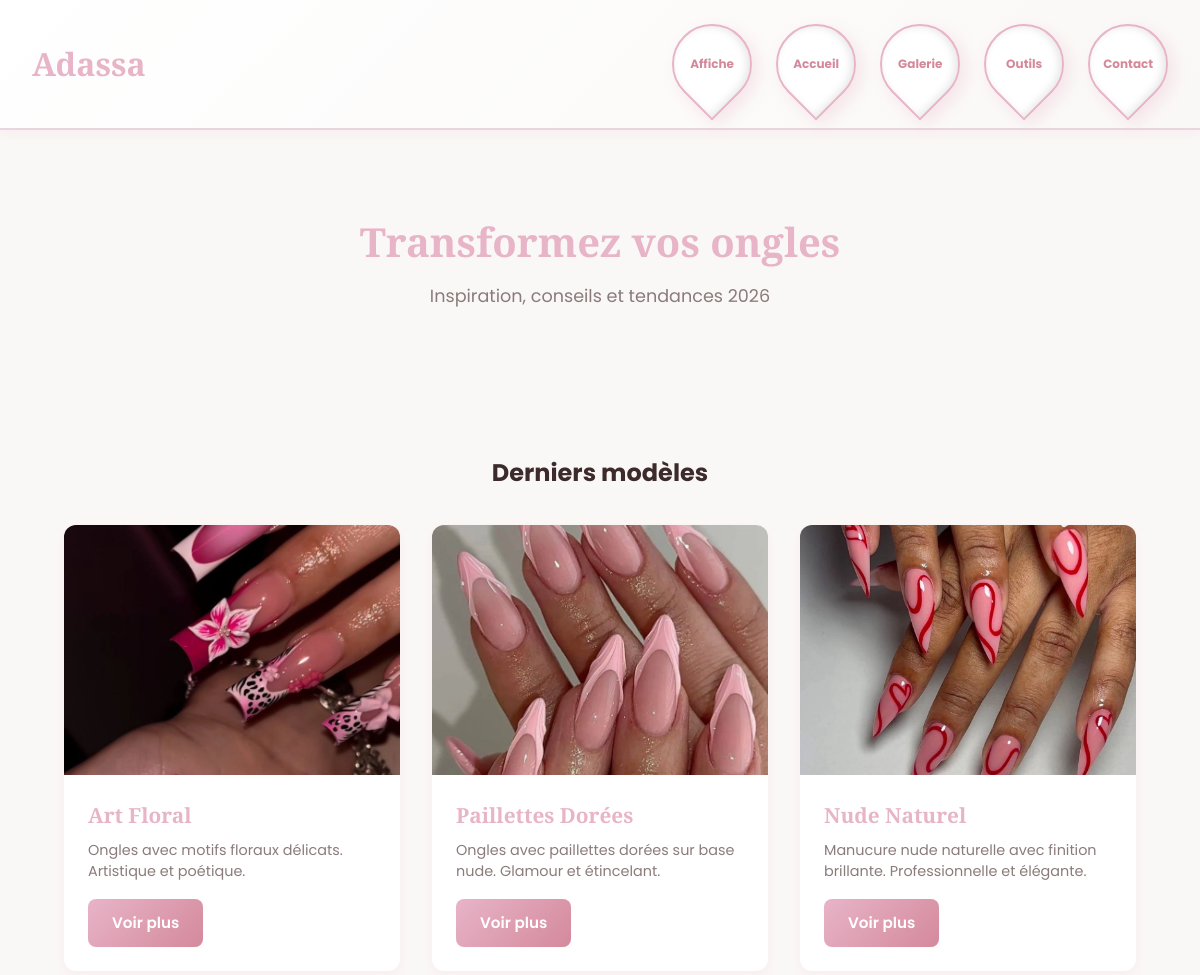
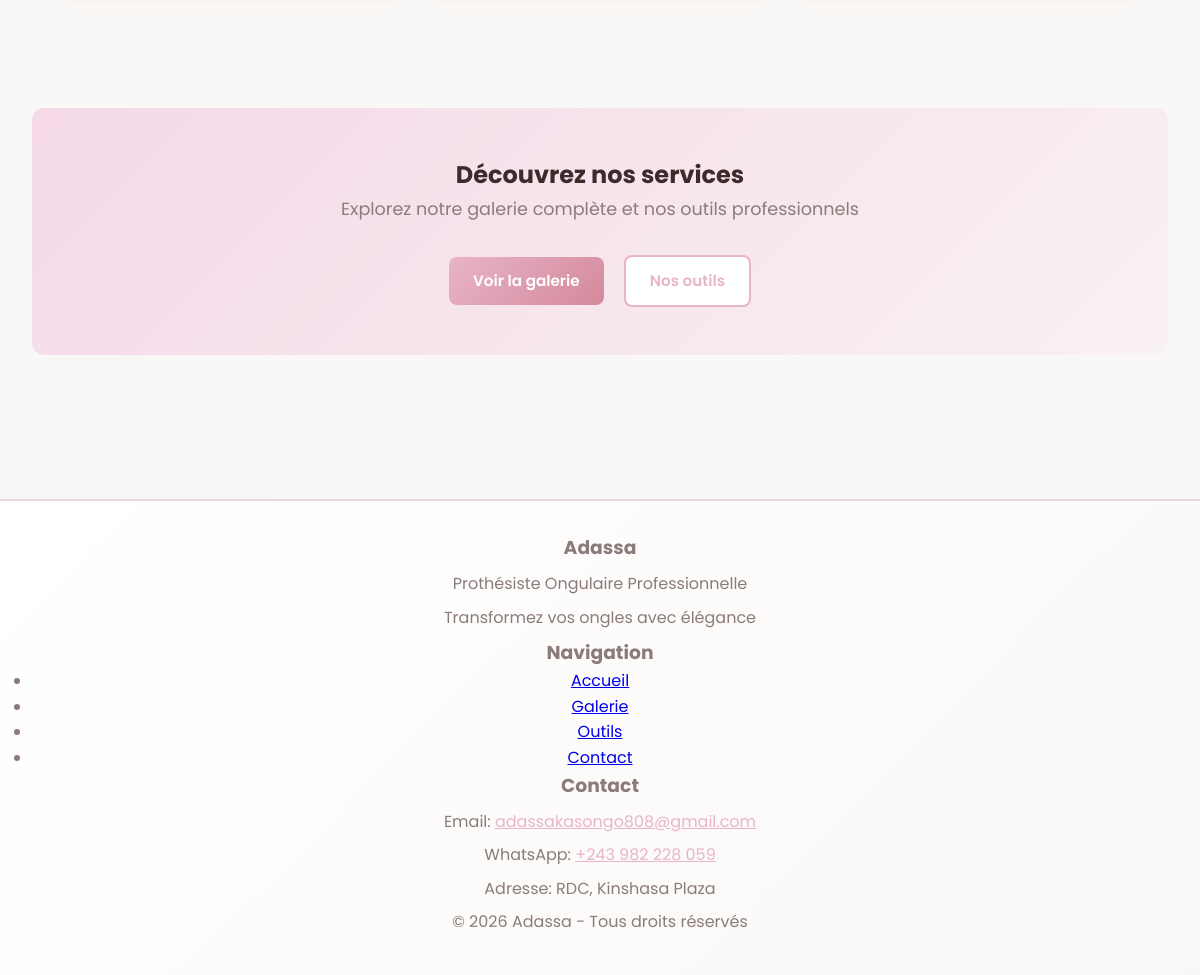
The page / on the database its author committed (2 pictures, top to bottom).
### tables this page shows
CREATE TABLE IF NOT EXISTS modeles (
    id INT AUTO_INCREMENT PRIMARY KEY,
    nom VARCHAR(100) NOT NULL,
    description TEXT NOT NULL,
    forme VARCHAR(50),
    couleur VARCHAR(100),
    style VARCHAR(50),
    image VARCHAR(255) NOT NULL,
    date_creation TIMESTAMP DEFAULT CURRENT_TIMESTAMP,
    date_modification TIMESTAMP DEFAULT CURRENT_TIMESTAMP ON UPDATE CURRENT_TIMESTAMP
);

### data_fallback.php (called while the page is built, shortened)
<?php
function getModeles($limit = null) {
    global $conn, $fallback_modeles;
    $modeles = [];
    if ($conn) {
        $sql = "SELECT * FROM modeles ORDER BY id DESC";
        if ($limit) $sql .= " LIMIT " . intval($limit);
        $result = $conn->query($sql);
        if ($result && $result->num_rows > 0) {
            while($row = $result->fetch_assoc()) {
                $modeles[] = $row;
            }
            return $modeles;
        }
    }
    $modeles = $fallback_modeles;
    return $modeles;
}
?>

### index.php (the view, shortened to what this page needs)
<?php
include 'header.php';
$modeles = getModeles(3);
?>
    <section class="section">
        <div class="section-title">
            <h1>Transformez vos ongles</h1>
            <p style="font-size: 1.1rem; color: var(--color-text-light);">Inspiration, conseils et tendances 2026</p>
        </div>
    </section>
    <section class="section">
        <h2 style="text-align: center; margin-bottom: 2rem;">Derniers modèles</h2>
        <div class="gallery">
            <?php
            if (!empty($modeles)) {
                foreach ($modeles as $row) {
                    echo '<div class="card">';
                    echo '<img src="' . htmlspecialchars($row["image"]) . '" alt="' . htmlspecialchars($row["nom"]) . '" class="card-image">';
                    echo '<div class="card-content">';
                    echo '<h3 class="card-title">' . htmlspecialchars($row["nom"]) . '</h3>';
                    echo '<p class="card-description">' . htmlspecialchars($row["description"]) . '</p>';
                    echo '<a href="detail.php?id=' . $row["id"] . '" class="btn">Voir plus</a>';
                    echo '</div>';
                    echo '</div>';
                }
            } else {
                echo '<p style="text-align: center; grid-column: 1/-1;">Aucun modèle disponible pour le moment.</p>';
            }
            ?>
        </div>
    </section>
    <section class="section" style="background: linear-gradient(135deg, var(--color-primary-light) 0%, rgba(232, 180, 200, 0.1) 100%); padding: 3rem; border-radius: 12px; text-align: center;">
        <h2>Découvrez nos services</h2>
        <p style="font-size: 1.1rem; margin-bottom: 2rem; color: var(--color-text-light);">Explorez notre galerie complète et nos outils professionnels</p>
        <a href="galerie.php" class="btn" style="margin-right: 1rem;">Voir la galerie</a>
        <a href="outils.php" class="btn btn-secondary">Nos outils</a>
    </section>
<?php
include 'footer.php';
?>

### style.css (style rules this page uses)
* { margin: 0; padding: 0; box-sizing: border-box; }
:root { --color-primary: #E8B4C8; --color-primary-light: #F5D9E8; --color-primary-dark: #D4899B; --color-background: #FAF8F6; --color-text: #3D2B2B; --color-text-light: #8B7B7B; --color-accent: #C4A5B8; --color-border: #E8D5E0; }
html, body { font-family: 'Poppins', sans-serif; color: var(--color-text); background-color: var(--color-background); line-height: 1.6; }
.section { margin-bottom: 3rem; padding: 2rem; border-radius: 12px; }
.section-title { text-align: center; margin-bottom: 2rem; }
.section-title h1 { font-family: 'Playfair Display', serif; font-size: 2.5rem; color: var(--color-primary); margin-bottom: 0.5rem; }
.section-title p { color: var(--color-text-light); font-size: 1.1rem; }
.gallery { display: grid; grid-template-columns: repeat(auto-fill, minmax(280px, 1fr)); gap: 2rem; margin-bottom: 2rem; }
.card { background: white; border-radius: 12px; overflow: hidden; box-shadow: 0 4px 12px rgba(232, 180, 200, 0.15); transition: all 0.3s ease; }
.card-image { width: 100%; height: 250px; object-fit: cover; display: block; }
.card-content { padding: 1.5rem; }
.card-title { font-family: 'Playfair Display', serif; font-size: 1.3rem; color: var(--color-primary); margin-bottom: 0.5rem; }
.card-description { color: var(--color-text-light); font-size: 0.9rem; margin-bottom: 1rem; line-height: 1.5; }
.btn { display: inline-block; padding: 0.75rem 1.5rem; background: linear-gradient(135deg, var(--color-primary) 0%, var(--color-primary-dark) 100%); color: white; text-decoration: none; border-radius: 8px; font-weight: 600; transition: all 0.3s ease; border: none; cursor: pointer; font-size: 0.95rem; }
.btn-secondary { background: white; color: var(--color-primary); border: 2px solid var(--color-primary); }

### rows shown on the page
modeles: image (picture), nom "Art Floral", description "Ongles avec motifs floraux délicats. Artistique et poétique."
modeles: image (picture), nom "Paillettes Dorées", description "Ongles avec paillettes dorées sur base nude. Glamour et étincelant."
modeles: image (picture), nom "Nude Naturel", description "Manucure nude naturelle avec finition brillante. Professionnelle et élégante."
